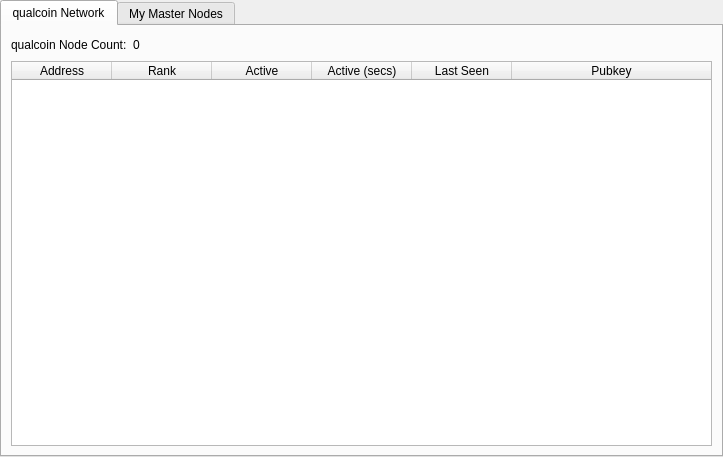
<?xml version="1.0" encoding="UTF-8"?>
<ui version="4.0">
 <class>MasternodeManager</class>
 <widget class="QWidget" name="MasternodeManager">
  <property name="geometry">
   <rect>
    <x>0</x>
    <y>0</y>
    <width>723</width>
    <height>457</height>
   </rect>
  </property>
  <property name="windowTitle">
   <string>Form</string>
  </property>
  <layout class="QVBoxLayout" name="topLayout">
   <property name="leftMargin">
    <number>0</number>
   </property>
   <property name="topMargin">
    <number>0</number>
   </property>
   <property name="rightMargin">
    <number>0</number>
   </property>
   <property name="bottomMargin">
    <number>0</number>
   </property>
   <item>
    <layout class="QVBoxLayout" name="verticalLayout">
     <property name="bottomMargin">
      <number>0</number>
     </property>
     <item>
      <widget class="QTabWidget" name="tabWidget">
       <property name="currentIndex">
        <number>0</number>
       </property>
       <widget class="QWidget" name="tab">
        <attribute name="title">
         <string>qualcoin Network</string>
        </attribute>
        <layout class="QGridLayout" name="gridLayout">
         <item row="1" column="0">
          <widget class="QTableWidget" name="tableWidget">
           <property name="editTriggers">
            <set>QAbstractItemView::NoEditTriggers</set>
           </property>
           <property name="alternatingRowColors">
            <bool>true</bool>
           </property>
           <property name="selectionBehavior">
            <enum>QAbstractItemView::SelectRows</enum>
           </property>
           <property name="sortingEnabled">
            <bool>true</bool>
           </property>
           <attribute name="horizontalHeaderStretchLastSection">
            <bool>true</bool>
           </attribute>
           <column>
            <property name="text">
             <string>Address</string>
            </property>
           </column>
           <column>
            <property name="text">
             <string>Rank</string>
            </property>
           </column>
           <column>
            <property name="text">
             <string>Active</string>
            </property>
           </column>
           <column>
            <property name="text">
             <string>Active (secs)</string>
            </property>
           </column>
           <column>
            <property name="text">
             <string>Last Seen</string>
            </property>
           </column>
           <column>
            <property name="text">
             <string>Pubkey</string>
            </property>
           </column>
          </widget>
         </item>
         <item row="0" column="0">
          <layout class="QHBoxLayout" name="horizontalLayout_3">
           <property name="bottomMargin">
            <number>0</number>
           </property>
           <item>
            <widget class="QLabel" name="label_2">
             <property name="text">
              <string>qualcoin Node Count:</string>
             </property>
            </widget>
           </item>
           <item>
            <widget class="QLabel" name="countLabel">
             <property name="text">
              <string>0</string>
             </property>
            </widget>
           </item>
           <item>
            <spacer name="horizontalSpacer_3">
             <property name="orientation">
              <enum>Qt::Horizontal</enum>
             </property>
             <property name="sizeHint" stdset="0">
              <size>
               <width>40</width>
               <height>20</height>
              </size>
             </property>
            </spacer>
           </item>
          </layout>
         </item>
        </layout>
       </widget>
       <widget class="QWidget" name="tab_2">
        <attribute name="title">
         <string>My Master Nodes</string>
        </attribute>
        <layout class="QGridLayout" name="gridLayout_2">
         <item row="0" column="0">
          <layout class="QVBoxLayout" name="verticalLayout_2">
           <property name="bottomMargin">
            <number>0</number>
           </property>
           <item>
            <layout class="QHBoxLayout" name="horizontalLayout">
             <item>
              <widget class="QPushButton" name="createButton">
               <property name="text">
                <string>&amp;Create...</string>
               </property>
              </widget>
             </item>
             <item>
              <widget class="QPushButton" name="copyAddressButton">
               <property name="text">
                <string>Copy &amp;Address</string>
               </property>
              </widget>
             </item>
             <item>
              <spacer name="horizontalSpacer">
               <property name="orientation">
                <enum>Qt::Horizontal</enum>
               </property>
               <property name="sizeHint" stdset="0">
                <size>
                 <width>40</width>
                 <height>20</height>
                </size>
               </property>
              </spacer>
             </item>
            </layout>
           </item>
           <item>
            <widget class="QTableWidget" name="tableWidget_2">
             <property name="editTriggers">
              <set>QAbstractItemView::NoEditTriggers</set>
             </property>
             <property name="alternatingRowColors">
              <bool>true</bool>
             </property>
             <property name="selectionMode">
              <enum>QAbstractItemView::SingleSelection</enum>
             </property>
             <property name="selectionBehavior">
              <enum>QAbstractItemView::SelectRows</enum>
             </property>
             <attribute name="horizontalHeaderStretchLastSection">
              <bool>true</bool>
             </attribute>
             <column>
              <property name="text">
               <string>Alias</string>
              </property>
             </column>
             <column>
              <property name="text">
               <string>IP/Onion</string>
              </property>
             </column>
             <column>
              <property name="text">
               <string>Status</string>
              </property>
             </column>
             <column>
              <property name="text">
               <string>Collateral Address</string>
              </property>
             </column>
            </widget>
           </item>
           <item>
            <layout class="QHBoxLayout" name="horizontalLayout_2">
             <property name="bottomMargin">
              <number>0</number>
             </property>
             <item>
              <widget class="QPushButton" name="editButton">
               <property name="text">
                <string>&amp;Edit</string>
               </property>
              </widget>
             </item>
             <item>
              <widget class="QPushButton" name="getConfigButton">
               <property name="text">
                <string>&amp;Get Config</string>
               </property>
              </widget>
             </item>
             <item>
              <widget class="QPushButton" name="removeButton">
               <property name="text">
                <string>&amp;Remove</string>
               </property>
              </widget>
             </item>
             <item>
              <spacer name="horizontalSpacer_2">
               <property name="orientation">
                <enum>Qt::Horizontal</enum>
               </property>
               <property name="sizeHint" stdset="0">
                <size>
                 <width>40</width>
                 <height>20</height>
                </size>
               </property>
              </spacer>
             </item>
            </layout>
           </item>
           <item>
            <layout class="QHBoxLayout" name="horizontalLayout_4">
             <property name="bottomMargin">
              <number>0</number>
             </property>
             <item>
              <widget class="QPushButton" name="startButton">
               <property name="text">
                <string>&amp;Start</string>
               </property>
              </widget>
             </item>
             <item>
              <widget class="QPushButton" name="stopButton">
               <property name="text">
                <string>Sto&amp;p</string>
               </property>
              </widget>
             </item>
             <item>
              <spacer name="horizontalSpacer_4">
               <property name="orientation">
                <enum>Qt::Horizontal</enum>
               </property>
               <property name="sizeHint" stdset="0">
                <size>
                 <width>40</width>
                 <height>20</height>
                </size>
               </property>
              </spacer>
             </item>
            </layout>
           </item>
           <item>
            <layout class="QHBoxLayout" name="horizontalLayout_5">
             <property name="bottomMargin">
              <number>0</number>
             </property>
             <item>
              <widget class="QPushButton" name="startAllButton">
               <property name="text">
                <string>S&amp;tart All</string>
               </property>
              </widget>
             </item>
             <item>
              <widget class="QPushButton" name="stopAllButton">
               <property name="text">
                <string>St&amp;op All</string>
               </property>
              </widget>
             </item>
             <item>
              <spacer name="horizontalSpacer_5">
               <property name="orientation">
                <enum>Qt::Horizontal</enum>
               </property>
               <property name="sizeHint" stdset="0">
                <size>
                 <width>40</width>
                 <height>20</height>
                </size>
               </property>
              </spacer>
             </item>
            </layout>
           </item>
          </layout>
         </item>
        </layout>
       </widget>
      </widget>
     </item>
    </layout>
   </item>
  </layout>
 </widget>
 <resources/>
 <connections/>
</ui>
